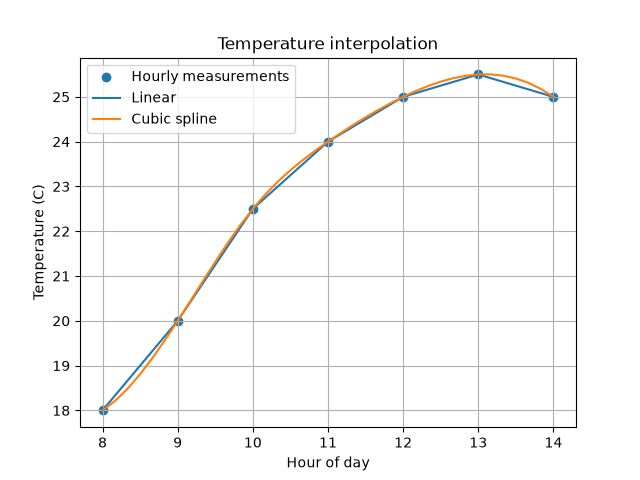

Reproduce this figure in Python.
import numpy as np
from scipy.interpolate import interp1d, CubicSpline
import matplotlib.pyplot as plt

# Hourly temperature measurements
hours = np.array([8, 9, 10, 11, 12, 13, 14], dtype=float)
temperature = np.array([18.0, 20.0, 22.5, 24.0, 25.0, 25.5, 25.0])

linear = interp1d(hours, temperature, kind="linear")
cubic = CubicSpline(hours, temperature)

# Estimate every 10 minutes = 1/6 hour
ten_minute_times = np.arange(8, 14 + 1/6, 1/6)

linear_estimates = linear(ten_minute_times)
cubic_estimates = cubic(ten_minute_times)

target_time = 10.5  # 10:30
print(f"Linear estimate at 10:30: {float(linear(target_time)):.2f} C")
print(f"Cubic estimate at 10:30:  {float(cubic(target_time)):.2f} C")

plt.scatter(hours, temperature, label="Hourly measurements")
plt.plot(ten_minute_times, linear_estimates, label="Linear")
plt.plot(ten_minute_times, cubic_estimates, label="Cubic spline")
plt.xlabel("Hour of day")
plt.ylabel("Temperature (C)")
plt.title("Temperature interpolation")
plt.legend()
plt.grid(True)
plt.savefig("Task_13_interpolation.png")
plt.show()
